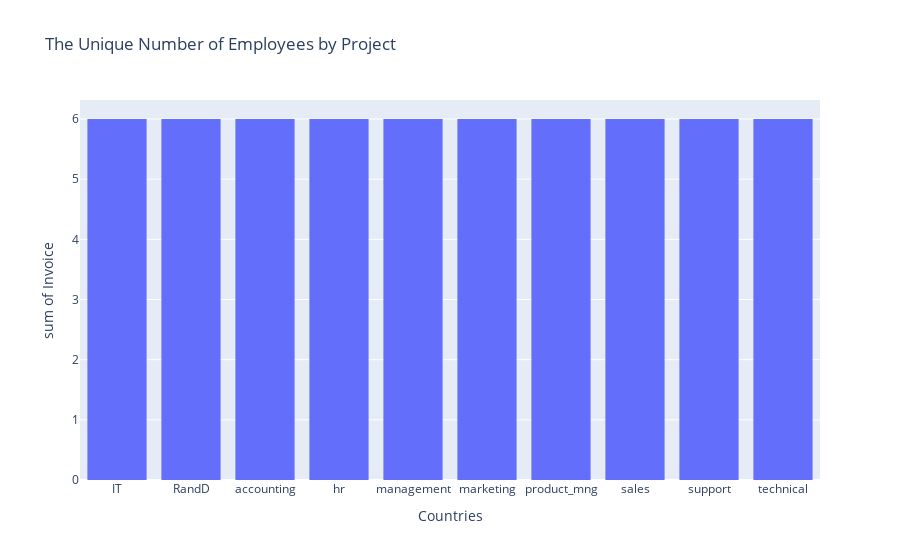

Notebook cell for this chart:
### Code cell
fig = px.histogram(df, 
                   x = df.groupby('departments')['number_project'].nunique().index,
                   y = df.groupby('departments')['number_project'].nunique().values, 
                   title = 'The Unique Number of Employees by Project', 
                   labels = dict(x = "Countries", y ="Invoice")).update_xaxes(categoryorder="total descending")
fig.show();

### Figure 1 — Plotly figure (JSON) as saved in the notebook; plotly's stock layout.template omitted (floating-point values rounded to 4 significant figures)
{"data": [{"alignmentgroup": "True", "bingroup": "x", "histfunc": "sum", "hovertemplate": "Countries=%{x}<br>sum of Invoice=%{y}<extra></extra>", "legendgroup": "", "marker": {"color": "#636efa", "pattern": {"shape": ""}}, "name": "", "offsetgroup": "", "orientation": "v", "showlegend": false, "type": "histogram", "x": ["IT", "RandD", "accounting", "hr", "management", "marketing", "product_mng", "sales", "support", "technical"], "xaxis": "x", "y": [6, 6, 6, 6, 6, 6, 6, 6, 6, 6], "yaxis": "y"}], "layout": {"barmode": "relative", "legend": {"tracegroupgap": 0}, "title": {"text": "The Unique Number of Employees by Project"}, "xaxis": {"anchor": "y", "categoryorder": "total descending", "domain": [0, 1], "title": {"text": "Countries"}}, "yaxis": {"anchor": "x", "domain": [0, 1], "title": {"text": "sum of Invoice"}}}}
